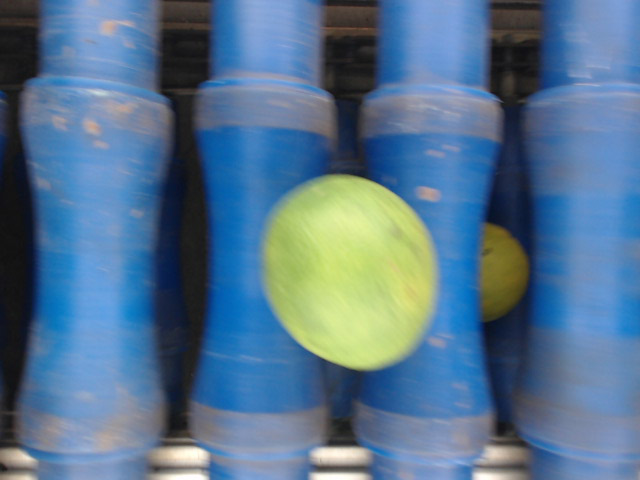
#> input picture ceeri_winter/Trial1/GREEN HEAVY B _ 11.bmp, 640 x 480 px
$ python -i color_and_weight_based.py   (imports and definitions only)
#> lines starting #> are read from the running program, lines starting #| are printed output that depends on the picture; after the words box and inside, x2 and y2 are one past the last pixel; in counts of white or black regions, pixels touching at a corner belong together
#> further down, picture is the input picture: shape (480, 640, 3); mean B, G, R 142.7, 116.1, 85.2
"""
Computer used as the brain to collect and process information based on color and weight of the Sweet Lime on the conveyer and send final command to arduino.

The weight is recorded by the arduino, sent across to the computer via serial.
When a weight reading comes in, the computer takes a picture via the USB camera and finds the hue of the Sweet Lime in the image.
Now that the computer has both the hue as well as the weight of the fruit, it sends the signal to the arduino to actuate the proper basket's solinoid according to predefined rules.

See https://github.com/shubhvachher/fruitSorter for the complete project.
"""
import serial
import time
import cv2
import numpy as np
import threading
import matplotlib.pyplot as plt #Used only with high verbosity

#Setup
# [2 lines not run here, left out]

# [1 line that did not run here, left out]
# [1 line not run here, left out]

#Funtion Definitions
# [22 lines left out: functions showImage, takeImage, not called in this run]


def hueFinder(image, verbosity=0):
	"""Given an image of a fruit, it finds the center of the fruit and draws a radius from the center to approximate the hue."""
#> called with verbosity = 0
	image_bw = cv2.cvtColor(image.copy(), cv2.COLOR_BGR2GRAY)
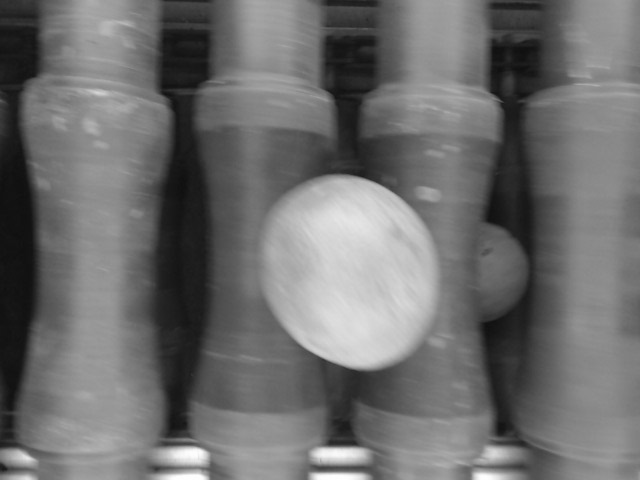
#> image_bw: shape (480, 640); min 15, max 255, mean 109.9
	th1 = cv2.adaptiveThreshold(image_bw.copy(), 255, cv2.ADAPTIVE_THRESH_GAUSSIAN_C, cv2.THRESH_BINARY_INV, 11, 2)
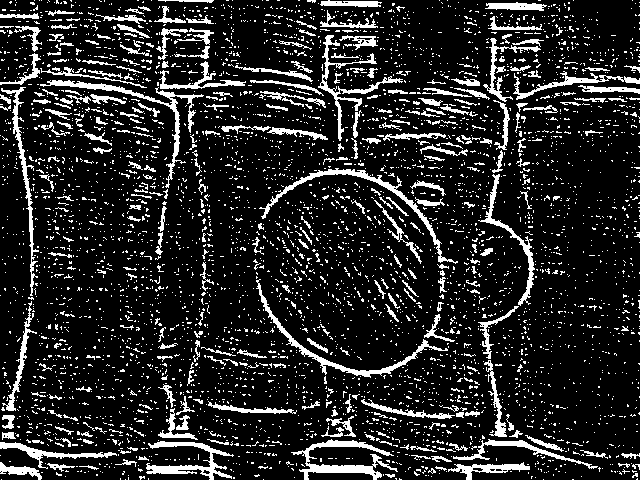
#> th1: shape (480, 640); 14.9% white; 4545 white regions (4234 under 20 px), largest, box (x1, y1, x2, y2) and area: (291, 439, 398, 480) 1280, (40, 80, 204, 188) 1253, (259, 168, 458, 264) 1206
	image_copy = image.copy()

	radMin = 999
	dpMin =0
	for dp in range(1,10,1):
		if(verbosity>1):
			image = image_copy.copy()
		circ = cv2.HoughCircles(image_bw.copy(), cv2.HOUGH_GRADIENT, dp, minDist = 400, minRadius=80)
		if(circ is not None):
			for c in circ:
				x,y,r =c[0].astype("int")
				if(radMin>r and r<200):
					radMin=r
					dpMin=dp
				if(verbosity>1):
					print(dp)
					cv2.circle(image,(x,y),r,(0,255,0),2)
					showImage(image,title=str(dp),waitTime=500)
		else:
			if(verbosity>1):
				print("Helllo",dp)
#> this loop made 9 passes
#> circ on passes 2, 3, 4, 6, 8: [[337, 281, 104.4]], [[337.5, 277.5, 102.5]], [[78, 286, 199.2], [550, 98, 350]], [[243, 267, 186.8], [585, 33, 421.4], [597, 477, 392]], [[228, 276, 203.2], [572, 36, 407.2], [612, 436, 353.6]]
#> after the loop, dpMin = 3; radMin = 102
	if(verbosity>1):
		image = image_copy.copy()

	circ = cv2.HoughCircles(image_bw.copy(), cv2.HOUGH_GRADIENT, dpMin, minDist = 400, minRadius=80)
#> circ = [[337.5, 277.5, 102.5]]

	if(circ is not None):
		imageHSV = cv2.cvtColor(image, cv2.COLOR_BGR2HSV)
#> imageHSV: shape (480, 640, 3); mean H, S, V 94.9, 117, 151.5
		x,y,r = circ[0,0].astype("int")
#> x = 337; y = 277; r = 102
		print(radMin)
#| 102
		if(radMin>110):
			radMin=70
		hues = []
		values = []
		imageMasked = np.zeros(imageHSV.shape[:2])
		for i in range(0,imageHSV.shape[0]):
			for j in range(0,imageHSV.shape[1]):
				dx = i-y
				dy = j-x
				if (((dx**2)+(dy**2)) <= (radMin-10)**2) and imageHSV[i][j][0]<60 and imageHSV[i][j][0]>23:
					imageMasked[i][j]=imageHSV[i][j][0]
					#if(imageHSV[i][j][2]<200):
					hues.append(imageHSV[i][j][0])
					values.append(imageHSV[i][j][2])
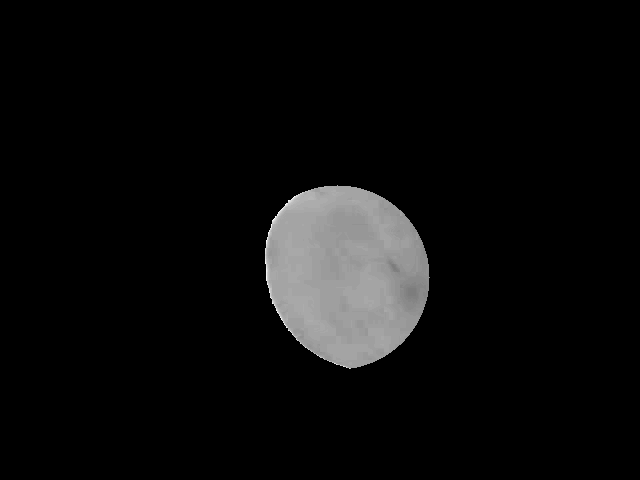
#> imageMasked: shape (480, 640) float64; min 0, max 59, mean 2.8; drawn with min black and max white
#> after the loop, hues = 23262 items; values = 23262 items

		if(verbosity>0):
			# showImage(imageMasked, title="Masked Image", waitTime = 5000)
			plt.imshow(imageMasked)
			plt.colorbar()
			plt.show()

		return ("GREEN" if (0.26307*np.mean(values) + (-1.76579)*np.mean(hues))<(-0.00985) else "YELLOW", np.mean(hues), np.mean(values))

	else:
		cv2.destroyAllWindows()
		return ("UNKNOWN",-1,-1)

# [57 lines left out: function colorWeightBasedGrading, not called in this run]
	# [4 lines of commented-out code are left out]


# [50 lines not run here, left out]
		#print("Total time in loop is : ",time.time()-timingUtility)

>>> import cv2
>>> picture = cv2.imread('GREEN HEAVY B _ 11.bmp')
>>> result = hueFinder(picture)
#> result = ('GREEN', 36.98, 214.6)

$ run again, on ceeri_winter/Trial1/GREEN HEAVY B _ 14.bmp
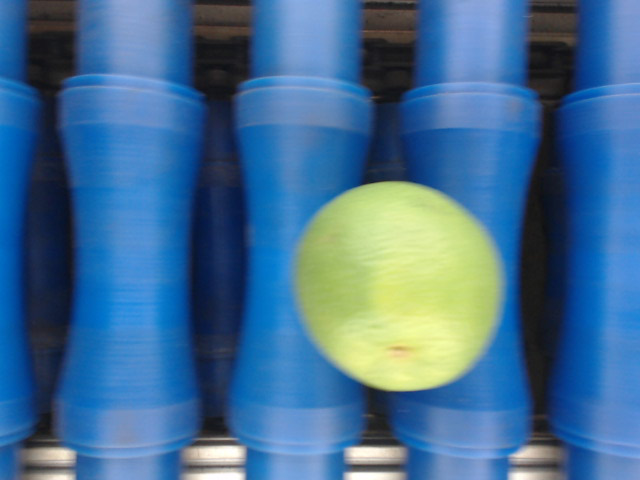
#> input picture ceeri_winter/Trial1/GREEN HEAVY B _ 14.bmp, 640 x 480 px
#> picture is the input picture: shape (480, 640, 3); mean B, G, R 146.9, 110.3, 66.6
#> in hueFinder, `th1 = cv2.adaptiveThreshold(image_bw.copy(), 255, cv2.ADAPTIVE_THRESH_..`:
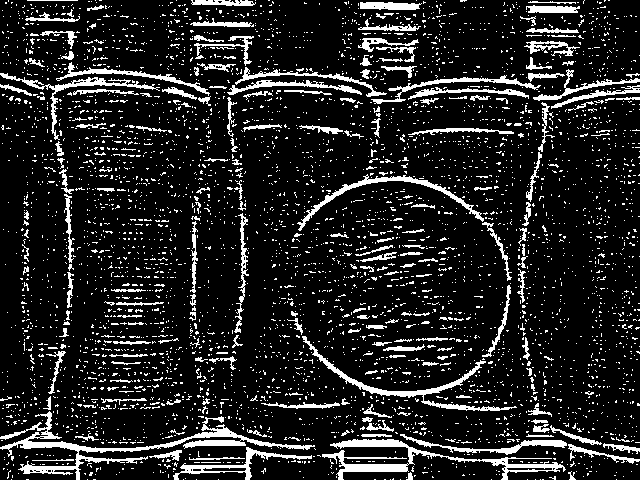
#> th1: shape (480, 640); 13.6% white; 4385 white regions (4175 under 20 px), largest, box (x1, y1, x2, y2) and area: (0, 411, 315, 480) 2988, (322, 439, 566, 480) 2195, (302, 336, 517, 411) 1344
#> the loop in hueFinder, `for dp in range(1,10,1):` made 9 passes
#> circ on passes 2 to 9: [[395, 289, 110.6]], [[391.5, 298.5, 117.2]], [[118, 266, 191.6], [554, 234, 228.8]], [[392.5, 297.5, 115], [87.5, 7.5, 453]], [[291, 279, 205.4]], [[395.5, 290.5, 110.1], [52.5, 24.5, 440.5]], [[276, 244, 232.8]], [[301.5, 274.5, 196.1]]
#> after the loop in hueFinder, `for dp in range(1,10,1):`: dpMin = 2; radMin = 110
#> in hueFinder, `circ = cv2.HoughCircles(image_bw.copy(), cv2.HOUGH_GRADIENT, dpMin, mi..`: circ = [[395, 289, 110.6]]
#> imageHSV: shape (480, 640, 3); mean H, S, V 94.7, 155.5, 156.9
#> x = 395; y = 289; r = 110
#| 110
#> after the loop in hueFinder, `for i in range(0,imageHSV.shape[0]):`:
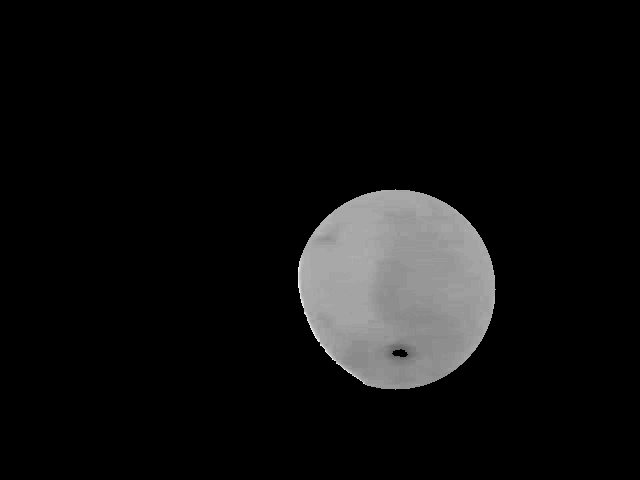
#> imageMasked: shape (480, 640) float64; min 0, max 59, mean 3.6; drawn with min black and max white
#> after the loop in hueFinder, `for i in range(0,imageHSV.shape[0]):`: hues = 30619 items
#> result = ('GREEN', 36.21, 220)

$ run again, on ceeri_winter/Trial1/GREEN HEAVY B _ 15.bmp
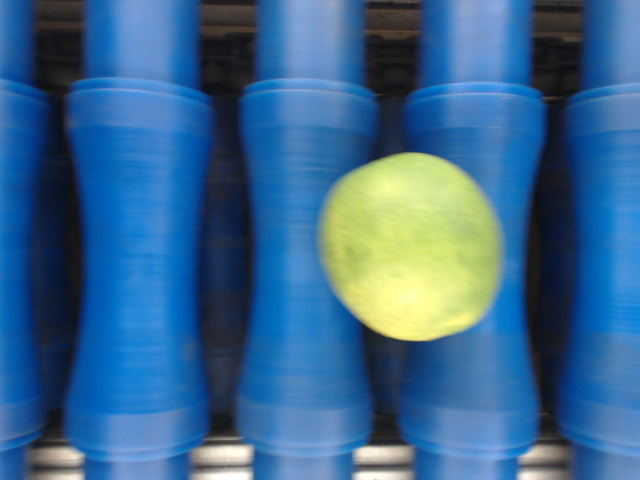
#> input picture ceeri_winter/Trial1/GREEN HEAVY B _ 15.bmp, 640 x 480 px
#> picture is the input picture: shape (480, 640, 3); mean B, G, R 143, 104.1, 57.6
#> in hueFinder, `th1 = cv2.adaptiveThreshold(image_bw.copy(), 255, cv2.ADAPTIVE_THRESH_..`:
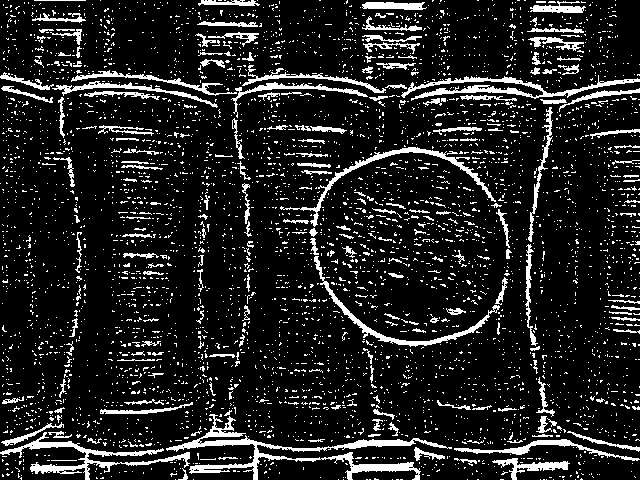
#> th1: shape (480, 640); 12.9% white; 4367 white regions (4158 under 20 px), largest, box (x1, y1, x2, y2) and area: (166, 414, 452, 480) 3073, (0, 432, 190, 480) 1644, (401, 75, 640, 101) 1562
#> the loop in hueFinder, `for dp in range(1,10,1):` made 9 passes
#> circ on passes 2, 3, 4, 6, 7, 8, 9: [[415, 249, 91.4]], [[127.5, 274.5, 186.5]], [[298, 282, 203.2]], [[297, 291, 201.2], [627, 33, 390.2]], [[304.5, 283.5, 195.5]], [[292, 276, 200]], [[310.5, 283.5, 195.2]]
#> after the loop in hueFinder, `for dp in range(1,10,1):`: dpMin = 2; radMin = 91
#> in hueFinder, `circ = cv2.HoughCircles(image_bw.copy(), cv2.HOUGH_GRADIENT, dpMin, mi..`: circ = [[415, 249, 91.4]]
#> imageHSV: shape (480, 640, 3); mean H, S, V 96.4, 164.6, 151.8
#> x = 415; y = 249; r = 91
#| 91
#> after the loop in hueFinder, `for i in range(0,imageHSV.shape[0]):`:
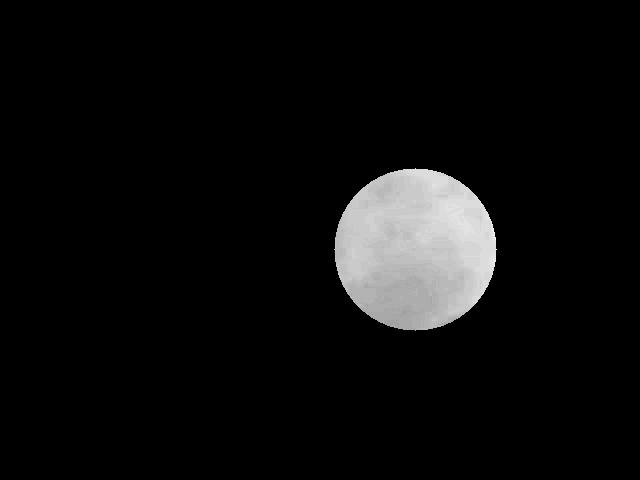
#> imageMasked: shape (480, 640) float64; min 0, max 44, mean 2.3; drawn with min black and max white
#> after the loop in hueFinder, `for i in range(0,imageHSV.shape[0]):`: hues = 20593 items
#> result = ('GREEN', 34.14, 228)

$ run again, on ceeri_winter/Trial1/GREEN HEAVY B _ 3.bmp
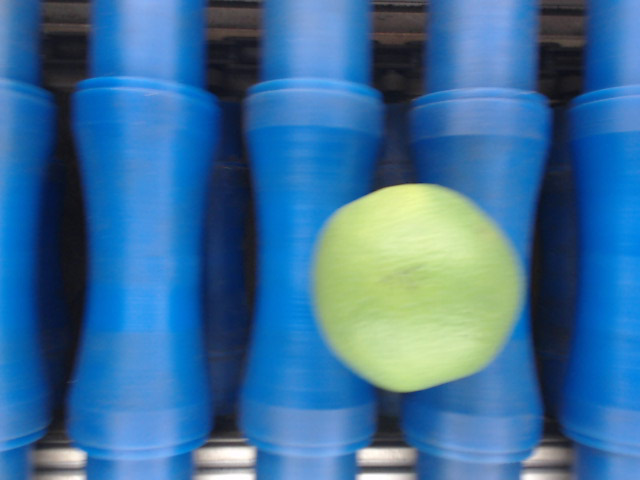
#> input picture ceeri_winter/Trial1/GREEN HEAVY B _ 3.bmp, 640 x 480 px
#> picture is the input picture: shape (480, 640, 3); mean B, G, R 155.5, 111.9, 59.1
#> in hueFinder, `th1 = cv2.adaptiveThreshold(image_bw.copy(), 255, cv2.ADAPTIVE_THRESH_..`:
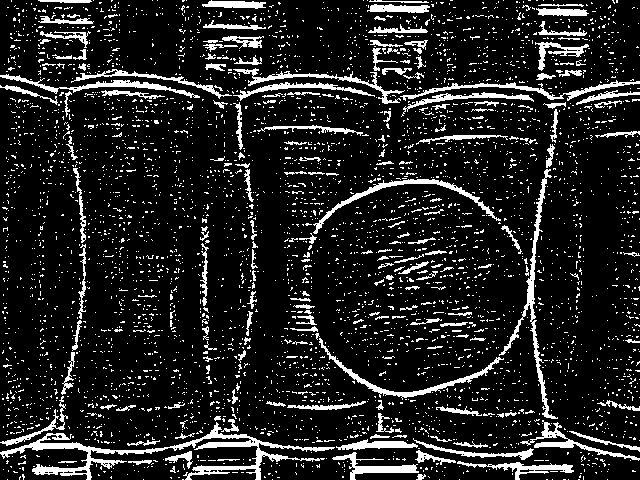
#> th1: shape (480, 640); 13% white; 4279 white regions (4077 under 20 px), largest, box (x1, y1, x2, y2) and area: (0, 422, 335, 480) 3304, (499, 169, 558, 419) 1330, (313, 179, 501, 234) 965
#> the loop in hueFinder, `for dp in range(1,10,1):` made 9 passes
#> circ on passes 2 to 9: [[411, 287, 104.4]], [[412.5, 286.5, 103.4]], [[486, 282, 196], [82, 238, 236.4]], [[292.5, 232.5, 241.5]], [[297, 249, 230]], [[290.5, 234.5, 241.7]], [[284, 252, 224]], [[265.5, 175.5, 291.5], [562.5, 445.5, 356.3]]
#> after the loop in hueFinder, `for dp in range(1,10,1):`: dpMin = 3; radMin = 103
#> in hueFinder, `circ = cv2.HoughCircles(image_bw.copy(), cv2.HOUGH_GRADIENT, dpMin, mi..`: circ = [[412.5, 286.5, 103.4]]
#> imageHSV: shape (480, 640, 3); mean H, S, V 98.7, 165.9, 163.5
#> x = 412; y = 286; r = 103
#| 103
#> after the loop in hueFinder, `for i in range(0,imageHSV.shape[0]):`:
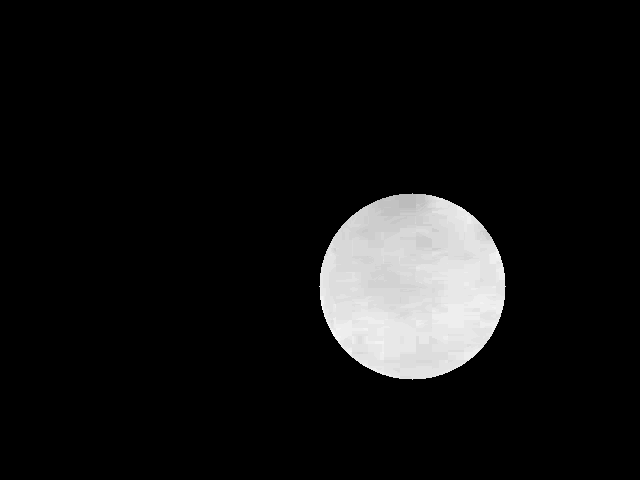
#> imageMasked: shape (480, 640) float64; min 0, max 46, mean 3.6; drawn with min black and max white
#> after the loop in hueFinder, `for i in range(0,imageHSV.shape[0]):`: hues = 27145 items
#> result = ('GREEN', 40.3, 216.3)
